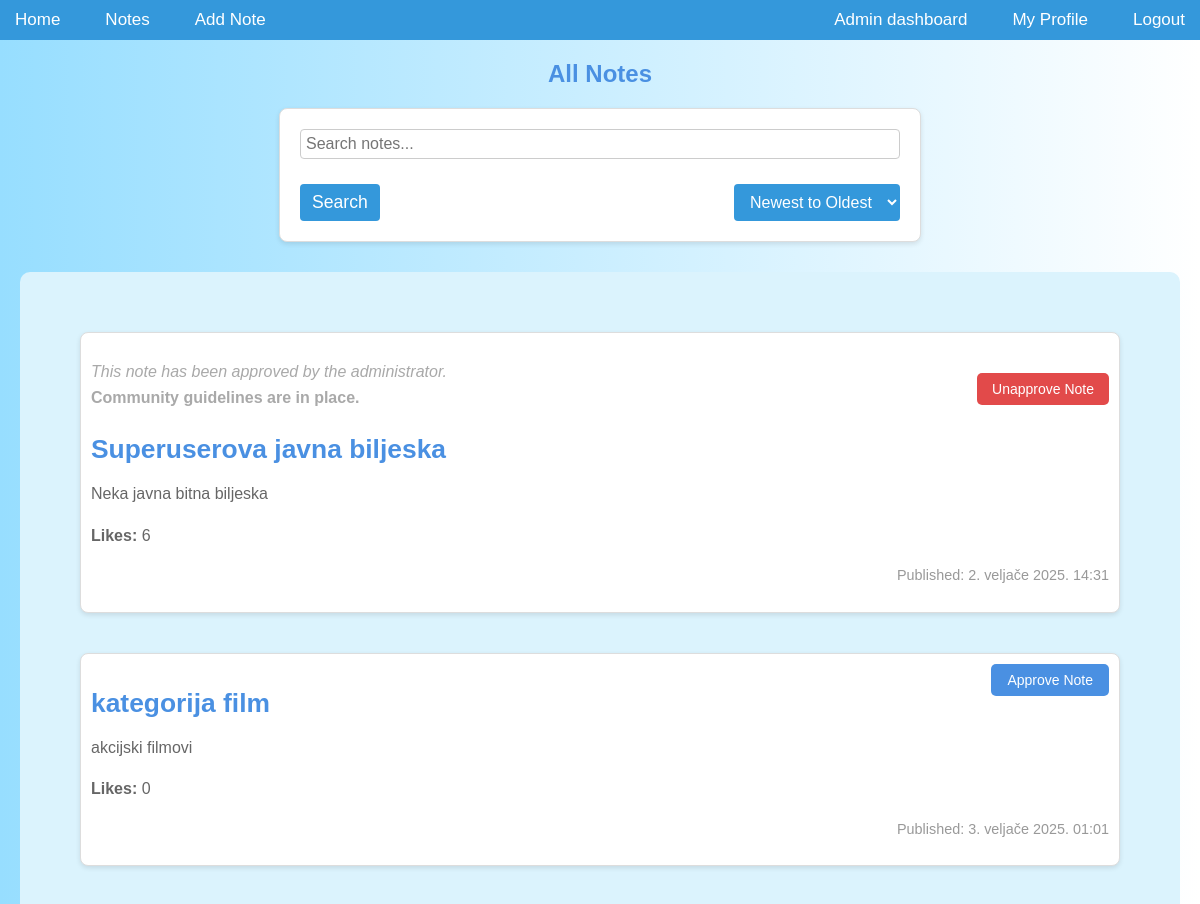
Before: /notes/ (signed in, upper part) with the older database file.
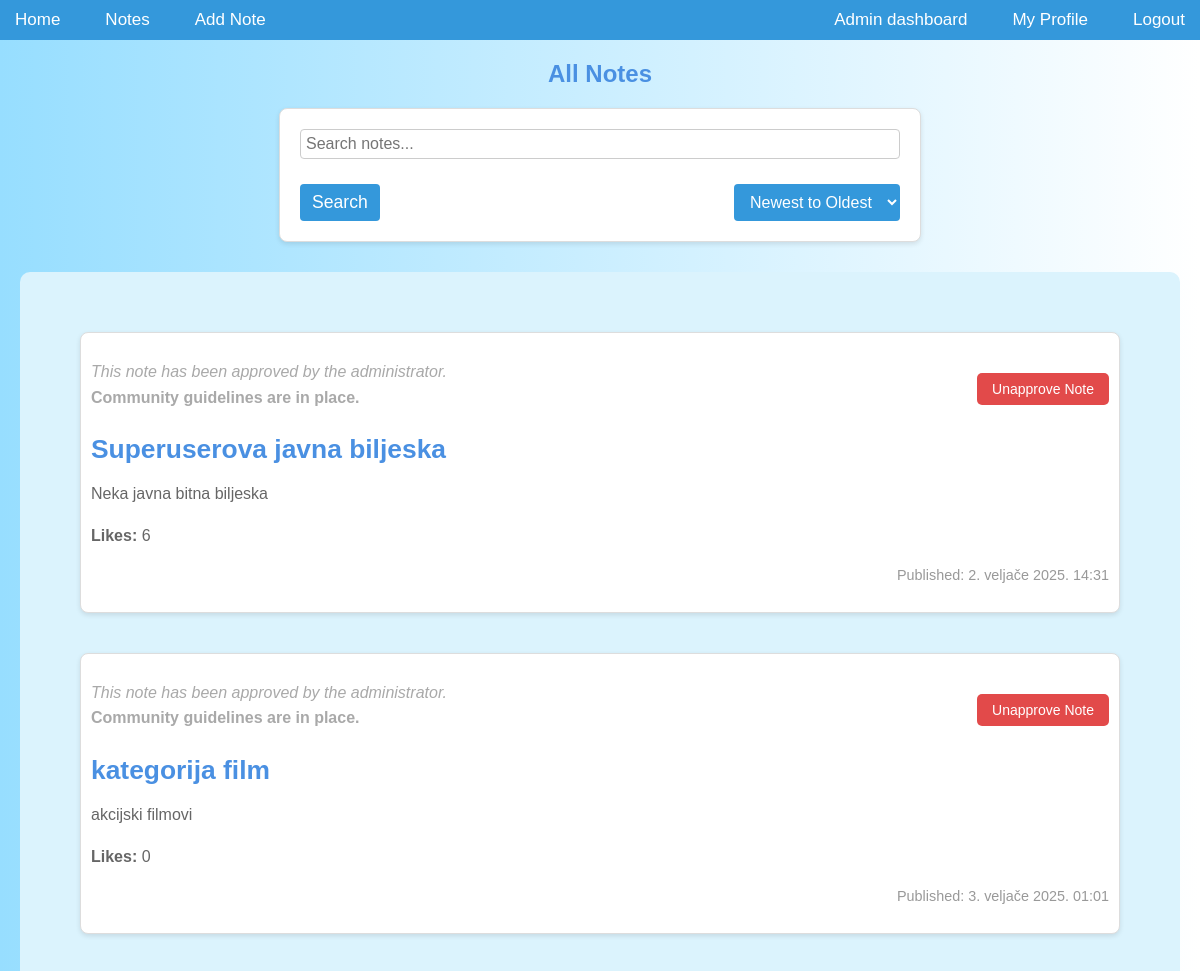
After: the same page with the newer database file.
### notes/models.py (models this page shows, shortened)
class Note(models.Model):
    ROLE_CHOICES = [
        ('hobbies', 'Hobbies'),
        ('movies', 'Movies'),
        ('school', 'School'),
        ('work', 'Work'),
        ('music', 'Music'),
        ('personal', 'Personal'),
    ]
    CATEGORY_CHOICES = [
        ('business', 'Business'),
        ('personal', 'Personal'),
    ]
    user = models.ForeignKey('accounts.CustomUser', on_delete=models.CASCADE, null=True, blank=True, related_name='notes')
    title = models.CharField(max_length=200)
    content = models.TextField()
    pub_date = models.DateTimeField(auto_now_add=True)
    likes = models.PositiveIntegerField(default=0)
    private_notes = models.ManyToManyField(PrivateNoteModel, blank=True)
    is_public = models.BooleanField(default=True)
    is_important = models.BooleanField(default=False)
    is_locked = models.BooleanField(default=False)
    password = models.CharField(max_length=100, null=True, blank=True)
    completed = models.BooleanField(default=False)
    is_private = models.BooleanField(default=False)
    role = models.CharField(max_length=20, choices=ROLE_CHOICES, blank=True, null=True)
    approved = models.BooleanField(default=False)
    category = models.CharField(max_length=20, choices=CATEGORY_CHOICES, default='personal')

### notes/views.py (the view)
# urls.py: path('', views.index, name='index'),
def index(request):
    search_query = request.GET.get('search', '')
    order = request.GET.get('order', 'desc')
    if search_query:
        notes = Note.objects.filter(title__icontains=search_query, is_public= True)
    else:
        notes = Note.objects.filter(is_public = True)
    if request.user.is_authenticated:
         notes = notes | Note.objects.filter(user=request.user, is_private=True)
    if order == 'asc':
        notes = notes.order_by('-is_important', 'pub_date')
    else:
        notes = notes.order_by( '-is_important', '-pub_date')
    context = {
        'latest_note_list': notes,
        'current_order': order,
        'search_query': search_query,
    }
    return render(request, 'notes/index.html', context)

### notes/templates/notes/index.html (shortened to what this page needs)
{% extends 'notes/base.html' %}
{% block content %}
    <h2>All Notes</h2>
    <form method="get" action="{% url 'notes:index' %}" class="sort-form">
        <input type="text" name="search" placeholder="Search notes..." value="{{ search_query }}">
        <div class="search-sort-buttons">
            <button type="submit" class="search-button">Search</button>
            <select name="order" onchange="this.form.submit()">
                <option value="desc" {% if current_order == 'desc' %}selected{% endif %}>Newest to Oldest</option>
            </select>
        </div>
    </form>
    <div class="notes-container">
        {% if user.is_authenticated %}
            {% for note in latest_note_list %}
                <div class="note">
                    {% if user.is_staff %}
                        {% if not note.approved %}
                            <a href="{% url 'accounts:approve_note' note.id %}" class="approve-button">Approve Note</a>
                        {% else %}
                            <p class="approved-message">
                                <em>This note has been approved by the administrator.</em><br>
                                <strong>Community guidelines are in place.</strong>
                            </p>
                            <a href="{% url 'accounts:unapprove_note' note.id %}" class="unapprove-button">Unapprove Note</a>
                        {% endif %}
                    {% endif %}
                    <h3><a href="{% url 'notes:detail' note.id %}">{{ note.title }}</a></h3>
                    <p>{{ note.content }}</p>
                    <p><strong>Likes:</strong> {{ note.likes }}</p>
                    <p>Published: {{ note.pub_date }}</p>
                </div>
            {% empty %}
                <p>No notes available.</p>
            {% endfor %}
        {% else %}
            <p>You need to be logged in to view the notes.</p>
        {% endif %}
    </div>
{% endblock %}

Changed rows visible on the page:
changed Note "kategorija film": approved "Approve Note" → "This note has been approved by the administrator. Community guidelines are in place. Unapprove Note"
